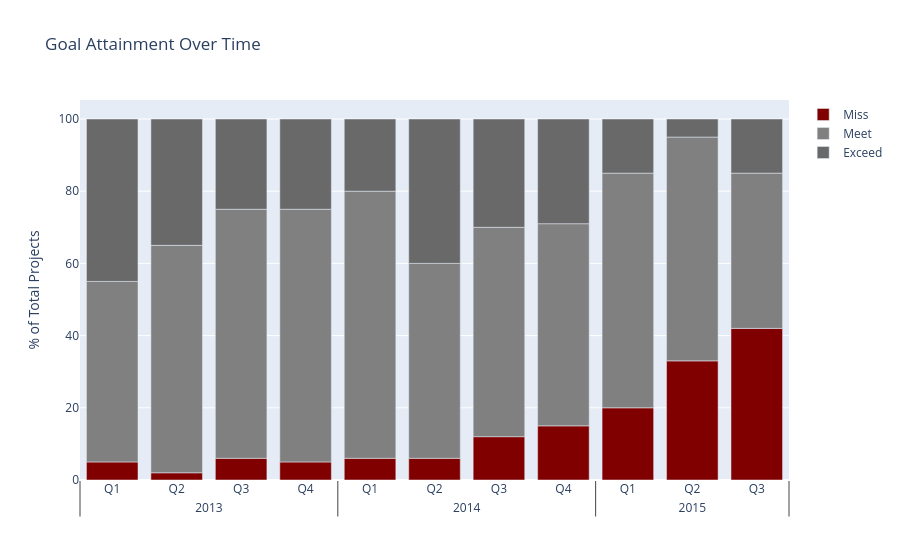

Notebook source saved alongside this figure:
### Markdown cell above
Reproduce any graph of your choice in chapter six (p. 151-163) of the Storytelling With Data book as best you can. You do not have to get the exact data values right, just the overall look and feel.

### Code cell
import plotly.graph_objects as go

X = [['2013', '2013', '2013', '2013', '2014', '2014', '2014', '2014', '2015', '2015', '2015'],
 ['Q1', 'Q2', 'Q3', 'Q4', 'Q1', 'Q2', 'Q3', 'Q4', 'Q1', 'Q2', 'Q3']]

fig = go.Figure()
fig.add_bar(x = X, y = [5, 2, 6, 5, 6, 6, 12, 15, 20, 33, 42], marker_color = 'maroon', name = 'Miss')
fig.add_bar(x = X, y = [50, 63, 69, 70, 74, 54, 58, 56, 65, 62, 43], marker_color = 'gray', name = 'Meet')
fig.add_bar(x = X, y = [45, 35, 25, 25, 20, 40, 30, 29, 15, 5, 15], marker_color = 'dimgray', name = 'Exceed')
fig.update_layout(title = 'Goal Attainment Over Time', barmode = 'relative', yaxis = dict(title ='% of Total Projects'))

### Figure 1 — Plotly figure (JSON) as saved in the notebook; plotly's stock layout.template omitted (floating-point values rounded to 4 significant figures)
{"data": [{"marker": {"color": "maroon"}, "name": "Miss", "type": "bar", "x": [["2013", "2013", "2013", "2013", "2014", "2014", "2014", "2014", "2015", "2015", "2015"], ["Q1", "Q2", "Q3", "Q4", "Q1", "Q2", "Q3", "Q4", "Q1", "Q2", "Q3"]], "y": [5, 2, 6, 5, 6, 6, 12, 15, 20, 33, 42]}, {"marker": {"color": "gray"}, "name": "Meet", "type": "bar", "x": [["2013", "2013", "2013", "2013", "2014", "2014", "2014", "2014", "2015", "2015", "2015"], ["Q1", "Q2", "Q3", "Q4", "Q1", "Q2", "Q3", "Q4", "Q1", "Q2", "Q3"]], "y": [50, 63, 69, 70, 74, 54, 58, 56, 65, 62, 43]}, {"marker": {"color": "dimgray"}, "name": "Exceed", "type": "bar", "x": [["2013", "2013", "2013", "2013", "2014", "2014", "2014", "2014", "2015", "2015", "2015"], ["Q1", "Q2", "Q3", "Q4", "Q1", "Q2", "Q3", "Q4", "Q1", "Q2", "Q3"]], "y": [45, 35, 25, 25, 20, 40, 30, 29, 15, 5, 15]}], "layout": {"barmode": "relative", "title": {"text": "Goal Attainment Over Time"}, "yaxis": {"title": {"text": "% of Total Projects"}}}}
